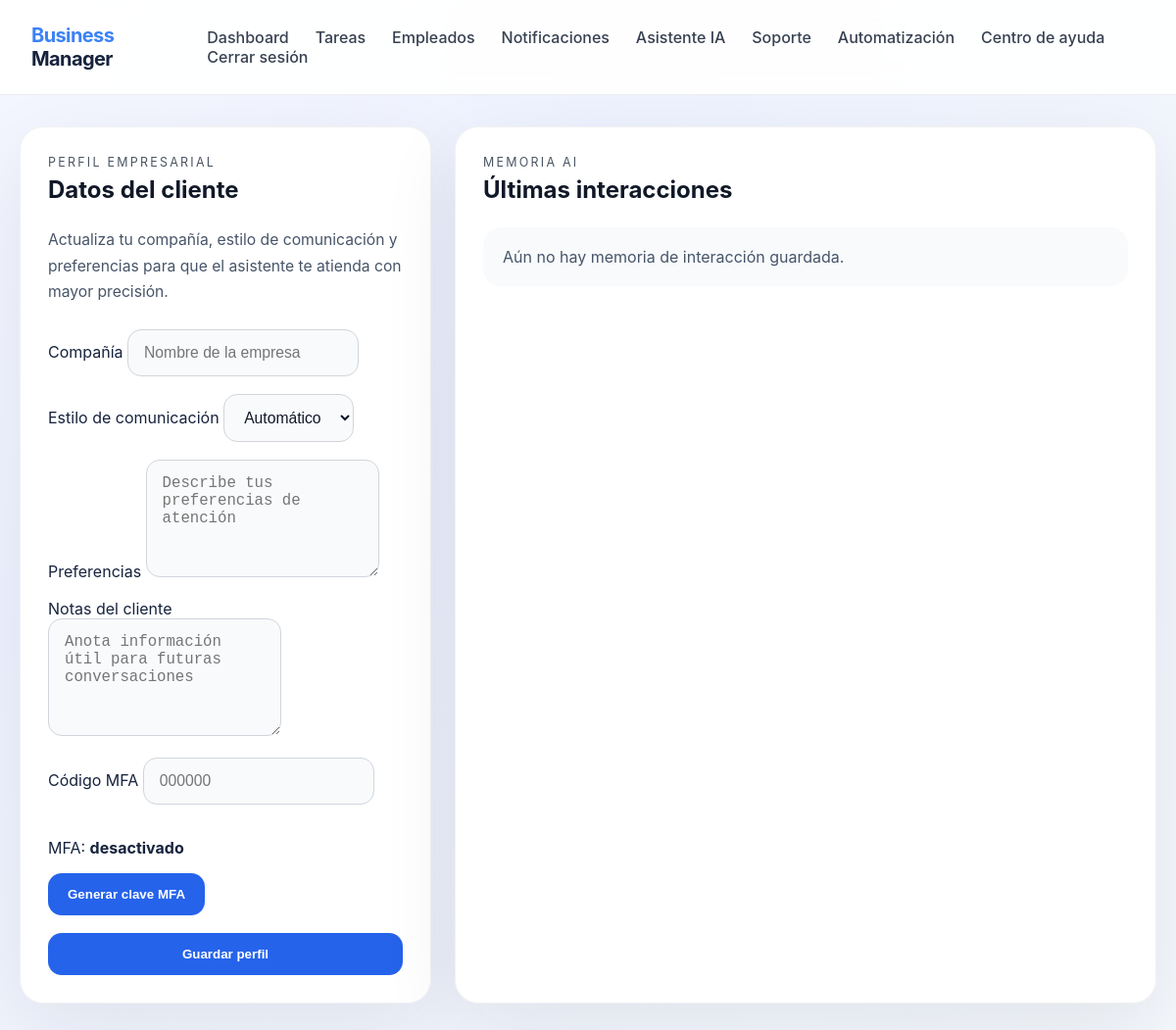
Screenshot of /profile (signed in) with the database file from the repository.
### models.py (models this page shows)
class CustomerProfile(Base):
    __tablename__ = 'customer_profiles'
    id = Column(Integer, primary_key=True, index=True)
    user_id = Column(Integer, ForeignKey('users.id'), unique=True, nullable=False)
    company = Column(String, nullable=True)
    preferences = Column(Text, nullable=True)
    communication_style = Column(String, nullable=True)
    notes = Column(Text, nullable=True)
    created_at = Column(DateTime, default=datetime.utcnow)
    updated_at = Column(DateTime, default=datetime.utcnow)
    user = relationship('User')

class User(Base):
    __tablename__ = 'users'
    id = Column(Integer, primary_key=True, index=True)
    username = Column(String, unique=True, nullable=False, index=True)
    password_hash = Column(String, nullable=False)
    role = Column(String, nullable=False, default='staff')
    created_at = Column(DateTime, default=datetime.utcnow)
    audits = relationship('AuditLog', back_populates='user')
    employee_profile = relationship('Employee', back_populates='account', uselist=False)
    notifications = relationship('Notification', back_populates='recipient')
    support_tickets = relationship('SupportTicket', back_populates='user')
    failed_login_attempts = Column(Integer, default=0)
    last_failed_login_at = Column(DateTime, nullable=True)
    locked_until = Column(DateTime, nullable=True)
    mfa_enabled = Column(Boolean, default=False)
    mfa_secret = Column(String, nullable=True)

### main.py (the view)
@app.get("/profile", response_class=HTMLResponse)
def profile_form(request: Request, db: Session = Depends(get_db)):
    current_user = require_login(request, db)
    if isinstance(current_user, RedirectResponse):
        return current_user
    profile = get_customer_profile(db, current_user)
    return templates.TemplateResponse(request, "customer_profile.html", {"request": request, "current_user": current_user, "profile": profile})

### templates/customer_profile.html (shortened to what this page needs)
<!DOCTYPE html>
<html lang="es">
<head>
    <link rel="stylesheet" href="{{ url_for('static', path='style.css') }}">
</head>
<body>
    <header class="topbar">
        <div class="brand"><span class="brand-highlight">Business</span> Manager</div>
        <nav>
            <a href="/">Dashboard</a>
            <a href="/tasks">Tareas</a>
            <a href="/employees">Empleados</a>
            <a href="/notifications">Notificaciones</a>
            <a href="/assistant">Asistente IA</a>
            <a href="/support">Soporte</a>
            <a href="/support/automation-rules">Automatización</a>
            <a href="/help">Centro de ayuda</a>
            <a href="/logout">Cerrar sesión</a>
        </nav>
    </header>
    <main class="page-grid page-wide support-grid">
        <section class="panel form-panel">
            <div class="panel-header">
                <div>
                    <p class="eyebrow">Perfil empresarial</p>
                    <h1>Datos del cliente</h1>
                </div>
            </div>
            <p class="panel-description">Actualiza tu compañía, estilo de comunicación y preferencias para que el asistente te atienda con mayor precisión.</p>
            <form action="/profile" method="post" class="enterprise-form">
                <label>
                    Compañía
                    <input type="text" name="company" value="{{ profile.company or '' }}" placeholder="Nombre de la empresa">
                </label>
                <label>
                    Estilo de comunicación
                    <select name="communication_style">
                        <option value="" {% if not profile.communication_style %}selected{% endif %}>Automático</option>
                    </select>
                </label>
                <label>
                    Preferencias
                    <textarea name="preferences" placeholder="Describe tus preferencias de atención">{{ profile.preferences or '' }}</textarea>
                </label>
                <label>
                    Notas del cliente
                    <textarea name="notes" placeholder="Anota información útil para futuras conversaciones">{{ profile.notes or '' }}</textarea>
                </label>
                <label>
                    Código MFA
                    <input type="text" name="mfa_token" placeholder="000000">
                </label>
                <div class="mfa-panel">
                    <p>MFA: <strong>{{ 'activado' if current_user.mfa_enabled else 'desactivado' }}</strong></p>
                    <button type="submit" name="mfa_action" value="generate" class="button button-secondary">Generar clave MFA</button>
                </div>
                <button type="submit">Guardar perfil</button>
            </form>
        </section>
        <section class="panel metrics-panel">
            <div class="panel-header">
                <div>
                    <p class="eyebrow">Memoria AI</p>
                    <h1>Últimas interacciones</h1>
                </div>
            </div>
            <div class="status-content">
                {% if profile.notes %}
                <pre class="memory-log">{{ profile.notes }}</pre>
                {% else %}
                <p class="empty-message">Aún no hay memoria de interacción guardada.</p>
                {% endif %}
            </div>
        </section>
    </main>
</body>
</html>

### static/style.css (style rules this page uses)
* { box-sizing: border-box; }
body { margin: 0; font-family: Inter, system-ui, -apple-system, BlinkMacSystemFont, 'Segoe UI', sans-serif; background: radial-gradient(circle at top left, #f5f7ff 0%, #eef2ff 40%, #f4f7fb 100%); color: #17233d; }
.topbar { display: flex; justify-content: space-between; align-items: center; padding: 24px 32px; background: rgba(255, 255, 255, 0.92); backdrop-filter: blur(10px); border-bottom: 1px solid rgba(20, 30, 60, 0.08); position: sticky; top: 0; z-index: 10; }
.brand { font-size: 1.25rem; font-weight: 700; letter-spacing: -0.03em; }
.brand-highlight { color: #3b82f6; }
nav a { margin-left: 1.4rem; text-decoration: none; color: #374151; font-weight: 500; }
.page-grid { width: min(1180px, calc(100% - 40px)); margin: 32px auto; display: grid; gap: 24px; }
.page-wide { grid-template-columns: 1fr; }
.panel { background: rgba(255, 255, 255, 0.96); border: 1px solid rgba(15, 23, 42, 0.06); border-radius: 24px; padding: 28px; box-shadow: 0 24px 80px rgba(15, 23, 42, 0.08); }
.panel-header, .card-header { display: flex; align-items: center; justify-content: space-between; gap: 16px; margin-bottom: 24px; }
.panel-description { margin: 0 0 24px; max-width: 620px; color: #475569; font-size: 0.98rem; line-height: 1.7; }
.eyebrow { margin: 0 0 6px; text-transform: uppercase; letter-spacing: 0.18em; color: #4b5563; font-size: 0.78rem; }
h1, h2 { margin: 0; color: #111827; }
input, select, textarea { border: 1px solid #d1d5db; border-radius: 14px; padding: 14px 16px; background: #f8fafc; font-size: 0.98rem; color: #111827; }
textarea { min-height: 120px; resize: vertical; }
.button, button { display: inline-flex; align-items: center; justify-content: center; border-radius: 14px; border: none; padding: 14px 20px; font-weight: 600; cursor: pointer; transition: transform 0.2s ease, box-shadow 0.2s ease; }
.button-primary, button[type="submit"] { background: #2563eb; color: #ffffff; }
.button-secondary, .button { background: #eef2ff; color: #3730a3; }
.empty-state, .empty-message { padding: 20px; border-radius: 18px; background: #f8fafc; color: #475569; }
.enterprise-form { display: grid; gap: 18px; }
.support-grid { grid-template-columns: minmax(320px, 420px) 1fr; }

### rows the page displays
CustomerProfile: communication_style "Automático"
User: mfa_enabled "desactivado"
